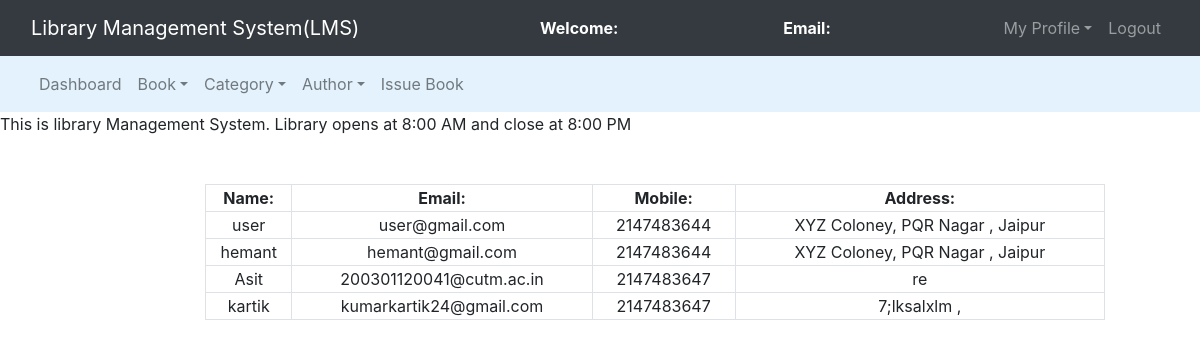
/admin/regusers.php, run on the app's committed database.
### tables this page shows
CREATE TABLE `users` (
  `id` int(11) NOT NULL,
  `name` varchar(50) NOT NULL,
  `email` varchar(100) NOT NULL,
  `password` varchar(100) NOT NULL,
  `mobile` int(10) NOT NULL,
  `address` varchar(250) NOT NULL
);

### admin/regusers.php (the view, shortened to what this page needs)
<?php
	$connection = mysqli_connect("localhost","root","");
	$query = "select * from users";
?>
<!DOCTYPE html>
<html>
<head>
	<link rel="stylesheet" type="text/css" href="../bootstrap-4.4.1/css/bootstrap.min.css">
</head>
<body>
	<nav class="navbar navbar-expand-lg navbar-dark bg-dark">
		<div class="container-fluid">
			<div class="navbar-header">
				<a class="navbar-brand" href="index.php">Library Management System(LMS)</a>
			</div>
			<font style="color: white"><span><strong>Welcome: <?php echo $_SESSION['name'];?></strong></span></font>
			<font style="color: white"><span><strong>Email: <?php echo $_SESSION['email'];?></strong></span></font>
			<ul class="nav navbar-nav navbar-right">
				<li class="nav-item dropdown">
					<a class="nav-link dropdown-toggle" data-toggle="dropdown">My Profile</a>
				</li>
				<li class="nav-item"><a class="nav-link" href="../logout.php">Logout</a></li>
			</ul>
		</div>
	</nav>
<nav class="navbar navbar-expand-lg navbar-light" style="background-color: #e3f2fd">
	<div class="container-fluid">
		<ul class="nav navbar-nav navbar-center">
			<li class="nav-item">
				<a href="admin_dashboard.php" class="nav-link">Dashboard</a>
			</li>
			<li class="nav-item dropdown">
				<a class="nav-link dropdown-toggle" data-toggle="dropdown">Book</a>
			</li>
			<li class="nav-item dropdown">
				<a class="nav-link dropdown-toggle" data-toggle="dropdown">Category</a>
			</li>
			<li class="nav-item dropdown">
				<a class="nav-link dropdown-toggle" data-toggle="dropdown">Author</a>
			</li>
			<li class="nav-item">
				<a href="" class="nav-link">Issue Book</a>
			</li>
		</ul>
	</div>
</nav>
<span><marquee>This is library Management System. Library opens at 8:00 AM and close at 8:00 PM</marquee></span><br><br>
<div class="row">
	<div class="col-md-2"></div>
	<div class="col-md-8">
		<form>
			<table class="table-bordered" width="900px" style="text-align: center">
				<tr>
					<th>Name:</th>
					<th>Email:</th>
					<th>Mobile:</th>
					<th>Address:</th>
				</tr>
				<?php
					$query_run = mysqli_query($connection,$query);
					while($row = mysqli_fetch_assoc($query_run)){
						$name = $row['name'];
						$email = $row['email'];
						$mobile = $row['mobile'];
						$address = $row['address'];
				?>
						<tr>
							<td><?php echo $name;?></td>
							<td><?php echo $email;?></td>
							<td><?php echo $mobile;?></td>
							<td><?php echo $address;?></td>
						</tr>
						<?php
					}
				?>
			</table>
		</form>
	</div>
	<div class="col-md-2"></div>
</div>
</body>
</html>

### data on the page
users: name "user", email "user@gmail.com", mobile "2147483644", address "XYZ Coloney, PQR Nagar , Jaipur"
users: name "hemant", email "hemant@gmail.com", mobile "2147483644", address "XYZ Coloney, PQR Nagar , Jaipur"
users: name "Asit", email "200301120041@cutm.ac.in", mobile "2147483647", address "re"
users: name "kartik", email "kumarkartik24@gmail.com", mobile "2147483647", address "7;lksalxlm ,"
